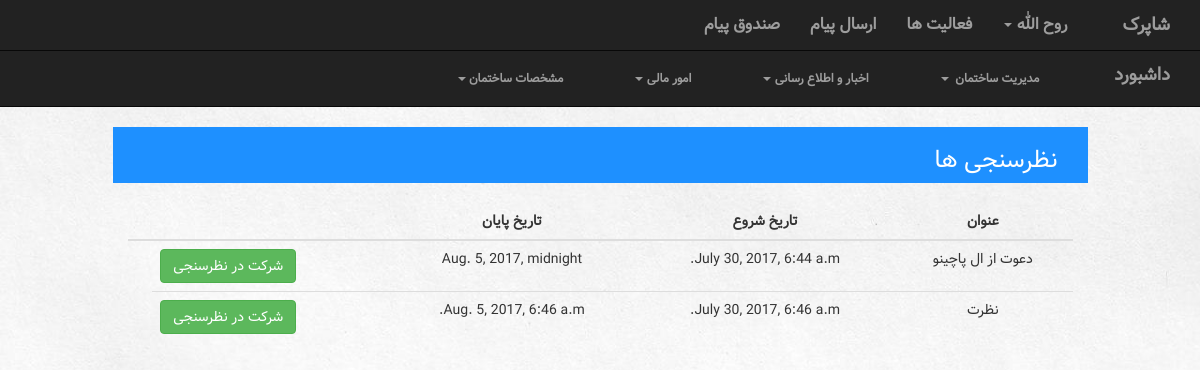
Page /building/1/poll/ (signed in) on the committed database.
### building/models.py (models this page shows, shortened)
class Building(models.Model):
    manager = models.ForeignKey(Account, on_delete=models.CASCADE)
    name = models.CharField(max_length=100)
    Address = models.CharField(max_length=300)
    info = models.TextField()

class Poll(models.Model):
    building = models.ForeignKey(Building, on_delete=models.CASCADE)
    startDate = models.DateTimeField()
    endDate = models.DateTimeField()
    text = models.TextField()
    subject = models.CharField(max_length=100)

### building/views.py (the view)
# urls.py: url(r'^(?P<building_id>[0-9]+)/poll/$', views.poll, name="poll"),
def poll(request, building_id):
    context = {'all_polls': Poll.objects.filter(building=building_id),
               'Listname': 'نظرسنجی ها',
               'title1': 'عنوان',
               'title2': 'تاریخ شروع',
               'title3': 'تاریخ پایان',
               'building': Building.objects.get(pk=building_id),
               'accountType': Account.objects.get(user=request.user).type,
               'form': myForm.CreatePollForm
               }
    return render(request, 'building/poll.html', context)

### building/templates/building/poll.html (shortened to what this page needs)
{% extends 'building/UserNavBar.html' %}
{% load staticfiles %}
{% block navbar %}{% if accountType == 1 %} {% include 'building/managerNavBar.html' %} {% else %} {% include 'building/neighborNavBar.html' %}  {% endif %}{% endblock %}
{% block body %}
 <div class="col-sm-12">
        <div class="listContainer col-sm-10 col-lg-offset-1">
            <div class="listTitle pull-right col-sm-12">
                <h3> {{ Listname }} </h3>
            </div>
        </div>
        <div class="col-sm-10 col-lg-offset-1">
            <br>
            <table class="table table-hover">
                <thead>
                    <tr>
                        <th>{{ title1 }}</th>
                        <th>{{ title2 }}</th>
                        <th>{{ title3 }}</th>
                        <th></th>
                        <th></th>
                    </tr>
                </thead>
                <tbody>
                {% for p in all_polls %}
                    <tr>
                        <td>{{ p.subject }}</td>
                        <td>{{ p.startDate }}</td>
                        <td>{{ p.endDate }}</td>
                    <td class="link">
                        <a href="{% url 'building:rpollm' building_id=building.id pk=p.id %}"><button type="button" class="btn btn-success">شرکت در نظرسنجی</button></a>
                        </td>
                    </tr>
                {% endfor %}
                </tbody>
            </table>
        </div>
    </div>
{% endblock %}

### building/templates/building/UserNavBar.html (shortened to what this page needs)
<!DOCTYPE html>
<html lang="en">
<head>
    <link rel="stylesheet" href="https://maxcdn.bootstrapcdn.com/bootstrap/3.3.7/css/bootstrap.min.css">
</head>
{% load staticfiles %}
<link rel="stylesheet" href="{% static 'building/BuildingNavBarStyle.css' %}">
<link rel="stylesheet" href="{% static 'building/BuildingListStyle.css' %}">
<link rel="stylesheet" href="{% static 'building/ModalStyle.css' %}">
<link rel="stylesheet" href="{% static 'building/TableStyle.css' %}">
<link rel="stylesheet" href="{% static 'building/dashboardStyle.css' %}">
<link rel="stylesheet" href="{% static 'building/pollFormStyle.css' %}">
<link rel="stylesheet" href="{% static 'building/chart.css' %}">
    {% load i18n admin_modify %}
<body>
<nav class="navbar navbar-inverse navbar-fixed-top" style="position: fixed">
      <div class="container-fluid" >
            <div class="navbar-header pull-right">
              <a class="navbar-brand active" href="{% url 'building:building' %}">{% if building %} {{ building.name}} {% else %} لیست ساختمان ها {% endif %} </a>
            </div>
            <div class="collapse navbar-collapse" id="topNavBar">
                  <ul class="nav navbar-nav pull-right">
                      <li><a href="{% url 'building:inbox' %}">صندوق پیام</a></li>
                      <li><a href="{% url 'building:sendmessage' %}">ارسال پیام</a></li>
                      <li><a href="{% url 'building:activities' %}">فعالیت ها <span class="sr-only">(current)</span></a></li>
                      <li class="dropdown">
                          <a href="#" class="dropdown-toggle" data-toggle="dropdown" role="button" aria-haspopup="true" aria-expanded="false">{{ request.user.first_name }} <span class="caret"></span></a>
                      </li>
                  </ul>
            </div>
      </div>
</nav>
<div style="height: 30px">
</div>
{% block navbar %}
{% endblock %}
{% block body %}
{% endblock %}
</body>
</html>

### building/static/building/BuildingNavBarStyle.css (style rules this page uses)
nav { font-family: SamSamFont; font-weight: bolder; font-size: medium; }
ul { list-style: none; }
body { direction: rtl; text-align: center; background-image: url("../images/Background.jpg"); background-size: cover; }

### building/static/building/BuildingListStyle.css (style rules this page uses)
a { color: white; }
body { font-family: SamSamFont; }

### building/static/building/TableStyle.css (style rules this page uses)
.table>thead>tr>th { text-align: center; }
.link { direction: ltr; text-align: left; }
.listTitle { text-align: right; }
.listContainer { background-color: dodgerblue; color: white; }

### building/static/building/pollFormStyle.css (style rules this page uses)
body { margin-top: 20px; }

### rows in the picture
Building: name "شاپرک"
Poll: subject "دعوت از ال پاچینو", startDate "July 30, 2017, 6:44 a.m.", endDate "Aug. 5, 2017, midnight"
Poll: subject "نظرت", startDate "July 30, 2017, 6:46 a.m.", endDate "Aug. 5, 2017, 6:46 a.m."

### other values in the picture
{{ request.user.first_name }} "روح الله"
{{ Listname }} "نظرسنجی ها"
{{ title1 }} "عنوان"
{{ title2 }} "تاریخ شروع"
{{ title3 }} "تاریخ پایان"
